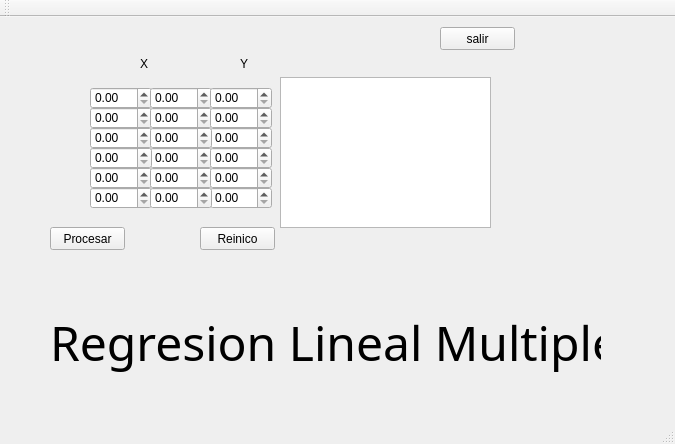
<?xml version="1.0" encoding="UTF-8"?>
<ui version="4.0">
 <class>MainWindow</class>
 <widget class="QMainWindow" name="MainWindow">
  <property name="geometry">
   <rect>
    <x>0</x>
    <y>0</y>
    <width>675</width>
    <height>444</height>
   </rect>
  </property>
  <property name="windowTitle">
   <string>MainWindow</string>
  </property>
  <widget class="QWidget" name="centralWidget">
   <widget class="QDoubleSpinBox" name="x5">
    <property name="geometry">
     <rect>
      <x>90</x>
      <y>150</y>
      <width>62</width>
      <height>22</height>
     </rect>
    </property>
   </widget>
   <widget class="QDoubleSpinBox" name="x3">
    <property name="geometry">
     <rect>
      <x>90</x>
      <y>110</y>
      <width>62</width>
      <height>22</height>
     </rect>
    </property>
   </widget>
   <widget class="QPushButton" name="salir">
    <property name="geometry">
     <rect>
      <x>440</x>
      <y>10</y>
      <width>75</width>
      <height>23</height>
     </rect>
    </property>
    <property name="text">
     <string>salir</string>
    </property>
   </widget>
   <widget class="QDoubleSpinBox" name="x2">
    <property name="geometry">
     <rect>
      <x>90</x>
      <y>90</y>
      <width>62</width>
      <height>22</height>
     </rect>
    </property>
   </widget>
   <widget class="QDoubleSpinBox" name="x1">
    <property name="geometry">
     <rect>
      <x>90</x>
      <y>70</y>
      <width>62</width>
      <height>22</height>
     </rect>
    </property>
   </widget>
   <widget class="QDoubleSpinBox" name="xcinco">
    <property name="geometry">
     <rect>
      <x>150</x>
      <y>150</y>
      <width>62</width>
      <height>22</height>
     </rect>
    </property>
   </widget>
   <widget class="QDoubleSpinBox" name="x6">
    <property name="geometry">
     <rect>
      <x>90</x>
      <y>170</y>
      <width>62</width>
      <height>22</height>
     </rect>
    </property>
   </widget>
   <widget class="QDoubleSpinBox" name="xdos">
    <property name="geometry">
     <rect>
      <x>150</x>
      <y>90</y>
      <width>62</width>
      <height>22</height>
     </rect>
    </property>
   </widget>
   <widget class="QDoubleSpinBox" name="y3">
    <property name="geometry">
     <rect>
      <x>210</x>
      <y>110</y>
      <width>62</width>
      <height>22</height>
     </rect>
    </property>
   </widget>
   <widget class="QDoubleSpinBox" name="xtres">
    <property name="geometry">
     <rect>
      <x>150</x>
      <y>110</y>
      <width>62</width>
      <height>22</height>
     </rect>
    </property>
   </widget>
   <widget class="QDoubleSpinBox" name="xuno">
    <property name="geometry">
     <rect>
      <x>150</x>
      <y>70</y>
      <width>62</width>
      <height>22</height>
     </rect>
    </property>
   </widget>
   <widget class="QTextEdit" name="resultado">
    <property name="geometry">
     <rect>
      <x>280</x>
      <y>60</y>
      <width>211</width>
      <height>151</height>
     </rect>
    </property>
   </widget>
   <widget class="QPushButton" name="reinicio">
    <property name="geometry">
     <rect>
      <x>200</x>
      <y>210</y>
      <width>75</width>
      <height>23</height>
     </rect>
    </property>
    <property name="text">
     <string>Reinico</string>
    </property>
   </widget>
   <widget class="QDoubleSpinBox" name="y1">
    <property name="geometry">
     <rect>
      <x>210</x>
      <y>70</y>
      <width>62</width>
      <height>22</height>
     </rect>
    </property>
   </widget>
   <widget class="QDoubleSpinBox" name="xcuatro">
    <property name="geometry">
     <rect>
      <x>150</x>
      <y>130</y>
      <width>62</width>
      <height>22</height>
     </rect>
    </property>
   </widget>
   <widget class="QLabel" name="label_2">
    <property name="geometry">
     <rect>
      <x>240</x>
      <y>40</y>
      <width>47</width>
      <height>13</height>
     </rect>
    </property>
    <property name="text">
     <string>Y</string>
    </property>
   </widget>
   <widget class="QDoubleSpinBox" name="x4">
    <property name="geometry">
     <rect>
      <x>90</x>
      <y>130</y>
      <width>62</width>
      <height>22</height>
     </rect>
    </property>
   </widget>
   <widget class="QPushButton" name="procesar">
    <property name="geometry">
     <rect>
      <x>50</x>
      <y>210</y>
      <width>75</width>
      <height>23</height>
     </rect>
    </property>
    <property name="text">
     <string>Procesar</string>
    </property>
   </widget>
   <widget class="QDoubleSpinBox" name="y6">
    <property name="geometry">
     <rect>
      <x>210</x>
      <y>170</y>
      <width>62</width>
      <height>22</height>
     </rect>
    </property>
   </widget>
   <widget class="QDoubleSpinBox" name="y2">
    <property name="geometry">
     <rect>
      <x>210</x>
      <y>90</y>
      <width>62</width>
      <height>22</height>
     </rect>
    </property>
   </widget>
   <widget class="QLabel" name="label">
    <property name="geometry">
     <rect>
      <x>140</x>
      <y>40</y>
      <width>47</width>
      <height>13</height>
     </rect>
    </property>
    <property name="text">
     <string>X</string>
    </property>
   </widget>
   <widget class="QDoubleSpinBox" name="y5">
    <property name="geometry">
     <rect>
      <x>210</x>
      <y>150</y>
      <width>62</width>
      <height>22</height>
     </rect>
    </property>
   </widget>
   <widget class="QDoubleSpinBox" name="xseis">
    <property name="geometry">
     <rect>
      <x>150</x>
      <y>170</y>
      <width>62</width>
      <height>22</height>
     </rect>
    </property>
   </widget>
   <widget class="QDoubleSpinBox" name="y4">
    <property name="geometry">
     <rect>
      <x>210</x>
      <y>130</y>
      <width>62</width>
      <height>22</height>
     </rect>
    </property>
   </widget>
   <widget class="QLabel" name="label_3">
    <property name="geometry">
     <rect>
      <x>50</x>
      <y>290</y>
      <width>551</width>
      <height>71</height>
     </rect>
    </property>
    <property name="font">
     <font>
      <family>MS PGothic</family>
      <pointsize>36</pointsize>
     </font>
    </property>
    <property name="text">
     <string>Regresion Lineal Multiple</string>
    </property>
   </widget>
  </widget>
  <widget class="QMenuBar" name="menuBar">
   <property name="geometry">
    <rect>
     <x>0</x>
     <y>0</y>
     <width>675</width>
     <height>21</height>
    </rect>
   </property>
  </widget>
  <widget class="QToolBar" name="mainToolBar">
   <attribute name="toolBarArea">
    <enum>TopToolBarArea</enum>
   </attribute>
   <attribute name="toolBarBreak">
    <bool>false</bool>
   </attribute>
  </widget>
  <widget class="QStatusBar" name="statusBar"/>
 </widget>
 <layoutdefault spacing="6" margin="11"/>
 <resources/>
 <connections/>
</ui>
